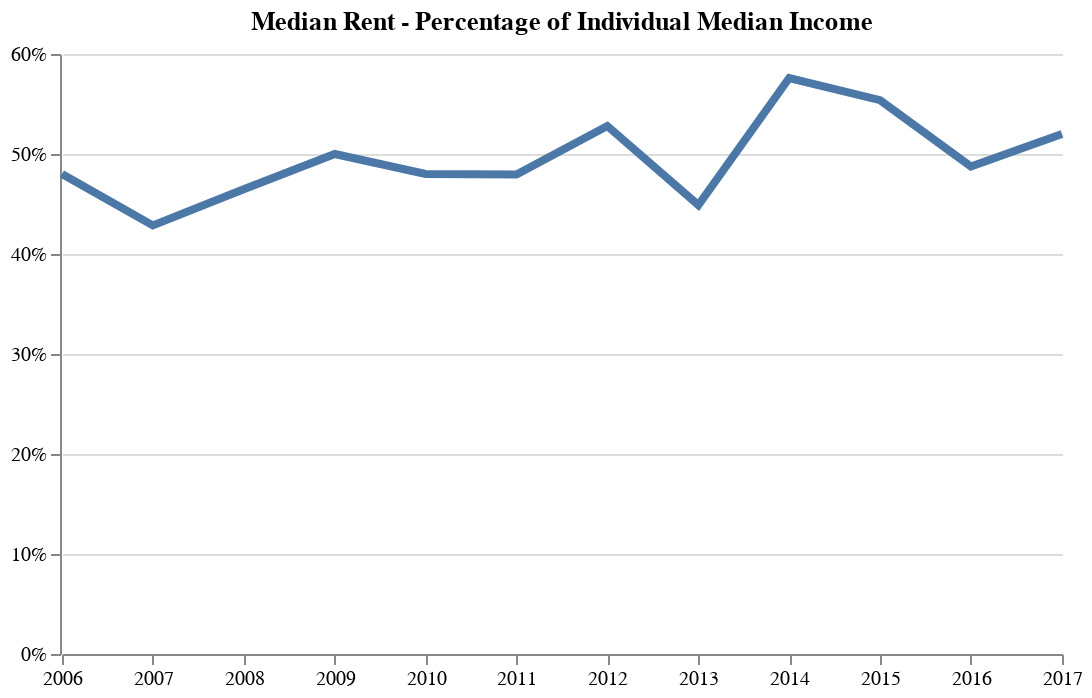

The cell this chart's notebook holds for it:
### Code cell
alt.Chart(indiv_income).mark_line(strokeWidth=4).encode(
    x=alt.X('Year', title=None, axis=alt.Axis(grid=False, labelFlush=False)), 
    y=alt.Y('Ratio', axis=alt.Axis(offset=1, format='%'), title=None)
).properties(title='Median Rent - Percentage of Individual Median Income', width=500).configure_view(strokeWidth=0)

### Figure 1 — Vega-Lite specification as saved in the notebook (floating-point values rounded to 4 significant figures)
{"$schema": "https://vega.github.io/schema/vega-lite/v2.6.0.json", "config": {"view": {"height": 300, "strokeWidth": 0, "width": 400}}, "data": {"name": "data-d92c70caad3b63f9b987c14a2fd96d84"}, "datasets": {"data-d92c70caad3b63f9b987c14a2fd96d84": [{"Indiv_Income": 2083.0, "Ratio": 0.48, "Rent": 1000, "Year": "2006-01-01T00:00:00"}, {"Indiv_Income": 2333.0, "Ratio": 0.4286, "Rent": 1000, "Year": "2007-01-01T00:00:00"}, {"Indiv_Income": 2367.0, "Ratio": 0.4648, "Rent": 1100, "Year": "2008-01-01T00:00:00"}, {"Indiv_Income": 2000, "Ratio": 0.5, "Rent": 1000, "Year": "2009-01-01T00:00:00"}, {"Indiv_Income": 2083.0, "Ratio": 0.48, "Rent": 1000, "Year": "2010-01-01T00:00:00"}, {"Indiv_Income": 2086.0, "Ratio": 0.4794, "Rent": 1000, "Year": "2011-01-01T00:00:00"}, {"Indiv_Income": 2083.0, "Ratio": 0.528, "Rent": 1100, "Year": "2012-01-01T00:00:00"}, {"Indiv_Income": 2450, "Ratio": 0.449, "Rent": 1100, "Year": "2013-01-01T00:00:00"}, {"Indiv_Income": 2083.0, "Ratio": 0.576, "Rent": 1200, "Year": "2014-01-01T00:00:00"}, {"Indiv_Income": 2167.0, "Ratio": 0.5538, "Rent": 1200, "Year": "2015-01-01T00:00:00"}, {"Indiv_Income": 2667.0, "Ratio": 0.4875, "Rent": 1300, "Year": "2016-01-01T00:00:00"}, {"Indiv_Income": 2500, "Ratio": 0.52, "Rent": 1300, "Year": "2017-01-01T00:00:00"}]}, "encoding": {"x": {"axis": {"grid": false, "labelFlush": false}, "field": "Year", "title": null, "type": "temporal"}, "y": {"axis": {"format": "%", "offset": 1}, "field": "Ratio", "title": null, "type": "quantitative"}}, "mark": {"strokeWidth": 4, "type": "line"}, "title": "Median Rent - Percentage of Individual Median Income", "width": 500}
